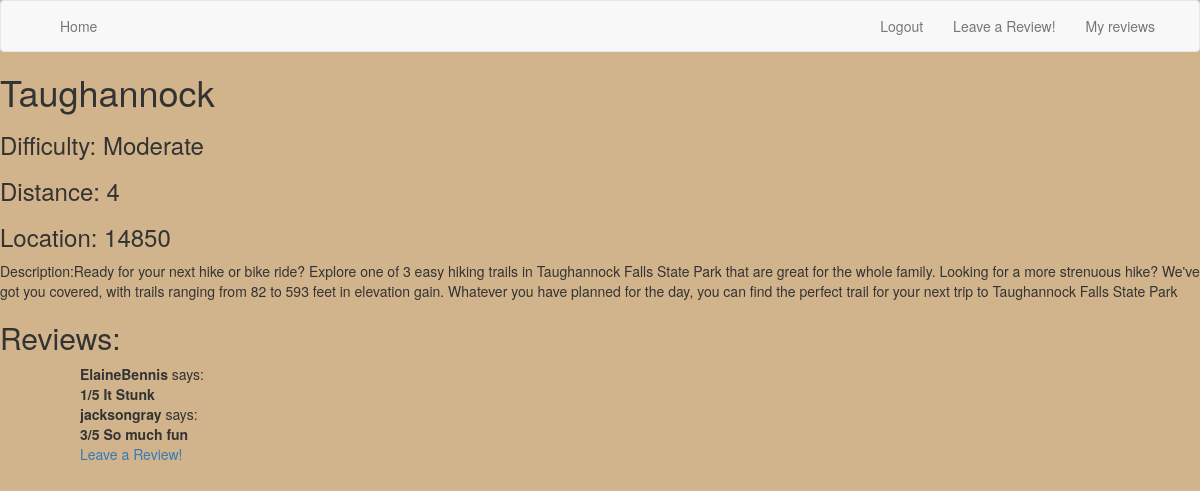
Page /trailAndReview/Taughannock (signed in) on the committed database.
### app/models.py (models this page shows, shortened)
class Trail(db.Model):
    id = db.Column(db.Integer, primary_key=True)
    name = db.Column(db.String(64), index=True, unique=True)
    distance = db.Column(db.Integer, index=True)
    difficulty = db.Column(db.String(64), index=True)
    location = db.Column(db.String(64), index=True)
    description = db.Column(db.String(64), index=True)
    t2rs = db.relationship('TrailToReview', backref='trail', lazy='dynamic')

class TrailToReview(db.Model):
    id = db.Column(db.Integer, primary_key=True)
    trail_id = db.Column(db.Integer, db.ForeignKey('trail.id'))
    review_id = db.Column(db.Integer, db.ForeignKey('review.id'))

class User(UserMixin, db.Model):
    id = db.Column(db.Integer, primary_key=True)
    username = db.Column(db.String(64), index=True, unique=True)
    email = db.Column(db.String(120), index=True, unique=True)
    password_hash = db.Column(db.String(128))
    reviews = db.relationship('Review', backref='user', lazy='dynamic')

class Review(db.Model):
    id = db.Column(db.Integer, primary_key=True)
    userID = db.Column(db.Integer, db.ForeignKey('user.id'))
    rating = db.Column(db.Integer)
    description = db.Column(db.String(256))
    t2rs = db.relationship('TrailToReview', backref='review', lazy='dynamic')

### app/routes.py (the view)
@app.route('/trailAndReview/<name>')
def trail(name):
    trail = Trail.query.filter(Trail.name == name).first()
    return render_template('trailAndReview.html', trail=trail)

### app/models.py (called while the page is built)
@login.user_loader
def load_user(id):
    return User.query.get(int(id))

### app/templates/trailAndReview.html (shortened to what this page needs)
{% extends 'base.html' %}
{%  block content %}
<html lang="en">
<head>
</head>
<body>
<h1>{{ trail.name }}</h1>
<h3> Difficulty: {{ trail.difficulty }}</h3>
<h3>Distance: {{ trail.distance }}</h3>
<h3>Location: {{trail.location}}</h3>
Description:{{trail.description}}
<h2>Reviews:</h2>
<ul>
     {% for t2r in trail.t2rs %}
         <ul>
             <b>{{t2r.review.user.username}}</b>
             says:
             <br>
             <b>{{t2r.review.rating}}/5</b>
            <b>{{ t2r.review.description }}</b>
         </ul>
     {% endfor %}
    <ul><a href="{{ url_for('trailreview',name=trail.name) }}">Leave a Review!</a></ul>
</ul>
</body>
</html>
{% endblock %}

### app/static/trails.css (style rules this page uses)
body { background-color: tan; }
* { box-sizing:border-box }

### rows in the picture
Trail: name "Taughannock", difficulty "Moderate", distance "4", location "14850", description "Ready for your next hike or bike ride? Explore one of 3 easy hiking trails in Taughannock Falls State Park that are great for the whole family. Looking for a more strenuous hike? We've got you covered, with trails ranging from 82 to 593 feet in elevation gain. Whatever you have planned for the day, you can find the perfect trail for your next trip to Taughannock Falls State Park"
TrailToReview: review.user.username "ElaineBennis", review.rating "1", review.description "It Stunk"
TrailToReview: review.user.username "jacksongray", review.rating "3", review.description "So much fun"
